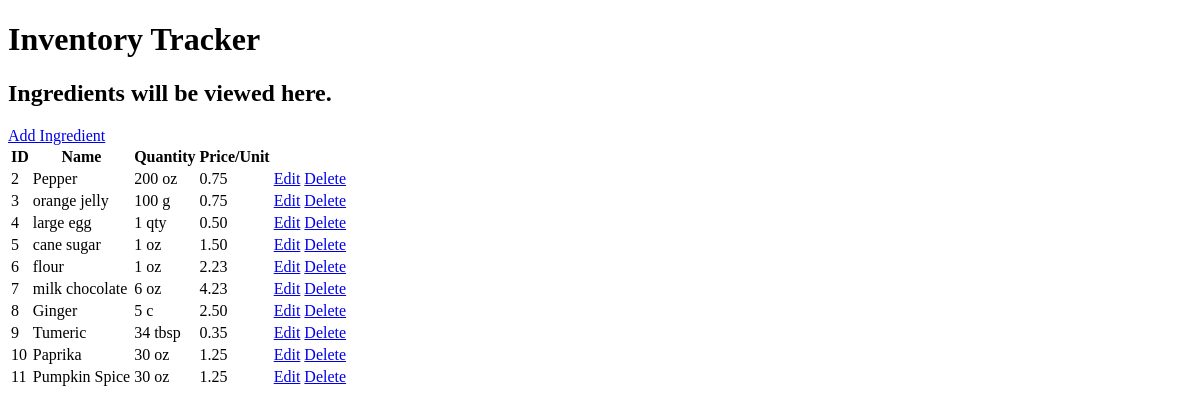
The page /ingredients/ on the database as committed earlier.
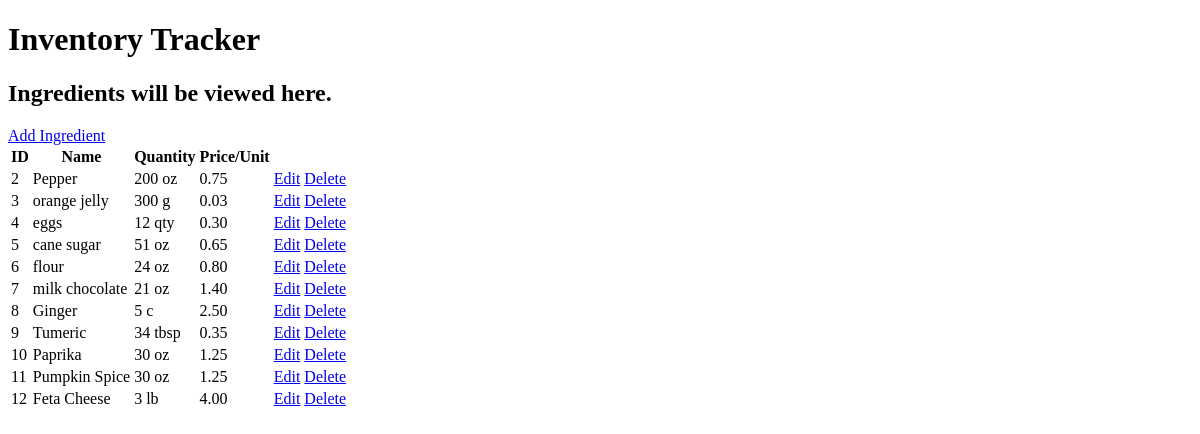
The same page on the database as committed later.
### inventory_tracker/models.py (models this page shows, shortened)
class Ingredient(models.Model):
    COOKING_UNITS = {
        "tsp": "Teaspoon",
        "tbsp": "Tablespoon",
        "fl oz": "Fluid Ounce",
        "c": "Cup",
        "pt": "Pint",
        "gal": "Gallon",
        "ml": "Milliliter",
        "l": "Liter",
        "g": "Gram",
        "kg": "Kilogram",
        "oz": "Ounce",
        "lb": "Pound",
        "mg": "Milligram",
        "cn": "Can",
        "pkg": "Package",
        "qty": "Quantity"
    }
    name = models.CharField(max_length=250)
    quantity = models.IntegerField()
    unit_name = models.CharField(max_length=5, choices=COOKING_UNITS)
    price_per_unit = models.DecimalField(max_digits=8, decimal_places=2)

### inventory_tracker/views.py (the view)
# urls.py: path('ingredients/', views.InventoryItemListView.as_view(), name='ingredient-list'),
class InventoryItemListView(ListView):
    model = Ingredient
    template_name = "ingredients/index.html"
    context_object_name = "ingredients"

### inventory_tracker/templates/ingredients/index.html (shortened to what this page needs)
{% extends 'base.html' %}
{% block body %}
    <h2>Ingredients will be viewed here.</h2>
    <a href="{% url 'add-ingredient' %}">Add Ingredient</a>
    <table>
        <thead>
            <th>ID</th>
            <th>Name</th>
            <th>Quantity</th>
            <th>Price/Unit</th>
        </thead>
        {% for ingredient in ingredients %}
            <tr>
                <td>{{ ingredient.pk }}</td>
                <td>{{ ingredient.name }}</td>
                <td>{{ ingredient.quantity }} {{ ingredient.unit_name}}</td>
                <td>{{ ingredient.price_per_unit }}</td>
                <td><a href="{% url 'ingredient-edit' pk=ingredient.pk %}">Edit</a></td>
                <td><a href="{% url 'ingredient-delete' pk=ingredient.pk %}">Delete</a></td>
            </tr>
        {% endfor %}
    </table>
{% endblock %}

### templates/base.html (shortened to what this page needs)
<!doctype html>
{% load static %}
<head>
</head>
<body>
	<h1>Inventory Tracker</h1>
	{% block body %} {% endblock %}
</body>

Rows that differ between the two databases and show on the page:
changed Ingredient "orange jelly": quantity "100" → "300"; price_per_unit "0.75" → "0.03"
changed Ingredient "qty": name "large egg" → "eggs"; quantity "1" → "12"; price_per_unit "0.50" → "0.30"
changed Ingredient "cane sugar": quantity "1" → "51"; price_per_unit "1.50" → "0.65"
changed Ingredient "flour": quantity "1" → "24"; price_per_unit "2.23" → "0.80"
changed Ingredient "milk chocolate": quantity "6" → "21"; price_per_unit "4.23" → "1.40"
added Ingredient: pk "12", name "Feta Cheese", quantity "3", unit_name "lb", price_per_unit "4.00"
